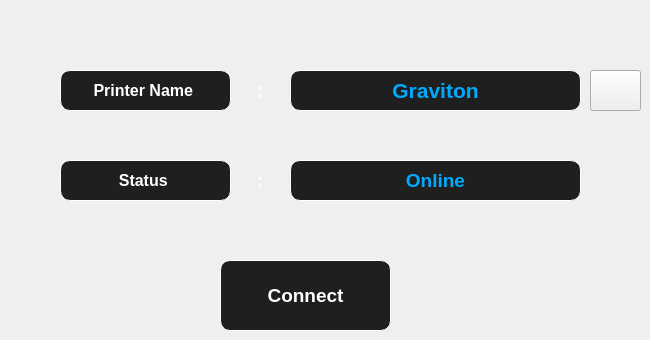
      <widget class="QWidget" name="Printer_Settings">
       <attribute name="icon">
        <iconset resource="Resources_1.qrc">
         <normaloff>:/NEW/Icons/3d-printer-settings-symbol.png</normaloff>:/NEW/Icons/3d-printer-settings-symbol.png</iconset>
       </attribute>
       <attribute name="title">
        <string/>
       </attribute>
       <widget class="QPushButton" name="Connect_PB">
        <property name="geometry">
         <rect>
          <x>220</x>
          <y>260</y>
          <width>171</width>
          <height>71</height>
         </rect>
        </property>
        <property name="font">
         <font>
          <pointsize>14</pointsize>
          <weight>75</weight>
          <bold>true</bold>
         </font>
        </property>
        <property name="cursor">
         <cursorShape>PointingHandCursor</cursorShape>
        </property>
        <property name="styleSheet">
         <string notr="true">QPushButton{
border: 1px solid white;
background-color: rgb(31, 31, 31);
border-radius:10px;
	color: rgb(255, 255, 255);
}

QPushButton:pressed {
background-color: rgb(0, 170, 255);
}
</string>
        </property>
        <property name="text">
         <string>Connect</string>
        </property>
       </widget>
       <widget class="QLabel" name="label">
        <property name="geometry">
         <rect>
          <x>60</x>
          <y>160</y>
          <width>171</width>
          <height>41</height>
         </rect>
        </property>
        <property name="font">
         <font>
          <pointsize>12</pointsize>
          <weight>75</weight>
          <bold>true</bold>
         </font>
        </property>
        <property name="styleSheet">
         <string notr="true">QLabel {
	
background-color: rgb(31, 31, 31);
border: 1px solid white;
	color: rgb(255, 255, 255);
border-radius: 10px;;
}

</string>
        </property>
        <property name="text">
         <string>Status </string>
        </property>
        <property name="alignment">
         <set>Qt::AlignCenter</set>
        </property>
       </widget>
       <widget class="QLabel" name="C_Status">
        <property name="geometry">
         <rect>
          <x>290</x>
          <y>160</y>
          <width>291</width>
          <height>41</height>
         </rect>
        </property>
        <property name="font">
         <font>
          <pointsize>14</pointsize>
          <weight>75</weight>
          <bold>true</bold>
         </font>
        </property>
        <property name="styleSheet">
         <string notr="true">QLabel {
	
background-color: rgb(31, 31, 31);
border: 1px solid white;
color: rgb(0, 170, 255);
border-radius: 10px;;
}

</string>
        </property>
        <property name="text">
         <string>Online</string>
        </property>
        <property name="alignment">
         <set>Qt::AlignCenter</set>
        </property>
       </widget>
       <widget class="QLabel" name="P_Name">
        <property name="geometry">
         <rect>
          <x>290</x>
          <y>70</y>
          <width>291</width>
          <height>41</height>
         </rect>
        </property>
        <property name="font">
         <font>
          <pointsize>16</pointsize>
          <weight>75</weight>
          <bold>true</bold>
         </font>
        </property>
        <property name="styleSheet">
         <string notr="true">QLabel {
	
background-color: rgb(31, 31, 31);
border: 1px solid white;
color: rgb(0, 170, 255);
border-radius: 10px;;
}

</string>
        </property>
        <property name="text">
         <string>Graviton</string>
        </property>
        <property name="alignment">
         <set>Qt::AlignCenter</set>
        </property>
       </widget>
       <widget class="QPushButton" name="Edit_PB">
        <property name="geometry">
         <rect>
          <x>590</x>
          <y>70</y>
          <width>51</width>
          <height>41</height>
         </rect>
        </property>
        <property name="cursor">
         <cursorShape>PointingHandCursor</cursorShape>
        </property>
        <property name="styleSheet">
         <string notr="true">QPushButton {
}
QPushButton:pressed {
    background-color: qlineargradient(x1: 0, y1: 0, x2: 0, y2: 1,
                                      stop: 0 #dadbde, stop: 1 #f6f7fa);
}

</string>
        </property>
        <property name="text">
         <string/>
        </property>
        <property name="icon">
         <iconset resource="Resources_1.qrc">
          <normaloff>:/NEW/Icons/edit.png</normaloff>:/NEW/Icons/edit.png</iconset>
        </property>
        <property name="iconSize">
         <size>
          <width>40</width>
          <height>40</height>
         </size>
        </property>
       </widget>
       <widget class="QLabel" name="label_2">
        <property name="geometry">
         <rect>
          <x>60</x>
          <y>70</y>
          <width>171</width>
          <height>41</height>
         </rect>
        </property>
        <property name="font">
         <font>
          <pointsize>12</pointsize>
          <weight>75</weight>
          <bold>true</bold>
         </font>
        </property>
        <property name="styleSheet">
         <string notr="true">QLabel {
	
background-color: rgb(31, 31, 31);
border: 1px solid white;
	color: rgb(255, 255, 255);
border-radius: 10px;;
}

</string>
        </property>
        <property name="text">
         <string>Printer Name </string>
        </property>
        <property name="alignment">
         <set>Qt::AlignCenter</set>
        </property>
       </widget>
       <widget class="QLabel" name="X_Lable_6">
        <property name="geometry">
         <rect>
          <x>250</x>
          <y>70</y>
          <width>21</width>
          <height>40</height>
         </rect>
        </property>
        <property name="font">
         <font>
          <family>MS Shell Dlg 2</family>
          <pointsize>14</pointsize>
          <weight>75</weight>
          <italic>false</italic>
          <bold>true</bold>
         </font>
        </property>
        <property name="styleSheet">
         <string notr="true">QLabel {

color: rgb(255,255,255);

}

</string>
        </property>
        <property name="text">
         <string>:</string>
        </property>
        <property name="alignment">
         <set>Qt::AlignCenter</set>
        </property>
       </widget>
       <widget class="QLabel" name="X_Lable_7">
        <property name="geometry">
         <rect>
          <x>250</x>
          <y>160</y>
          <width>21</width>
          <height>40</height>
         </rect>
        </property>
        <property name="font">
         <font>
          <family>MS Shell Dlg 2</family>
          <pointsize>14</pointsize>
          <weight>75</weight>
          <italic>false</italic>
          <bold>true</bold>
         </font>
        </property>
        <property name="styleSheet">
         <string notr="true">QLabel {

color: rgb(255,255,255);


}

</string>
        </property>
        <property name="text">
         <string>:</string>
        </property>
        <property name="alignment">
         <set>Qt::AlignCenter</set>
        </property>
       </widget>
      </widget>
